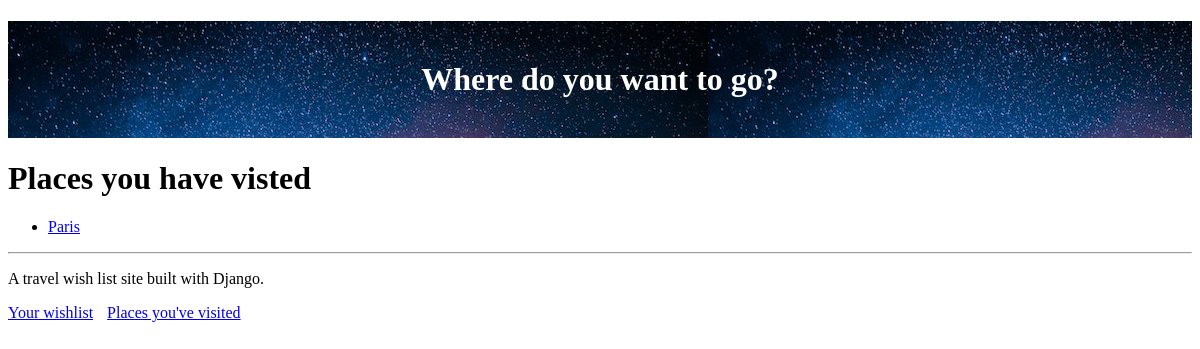
/visited (signed in), run on an earlier commit of the app's database.
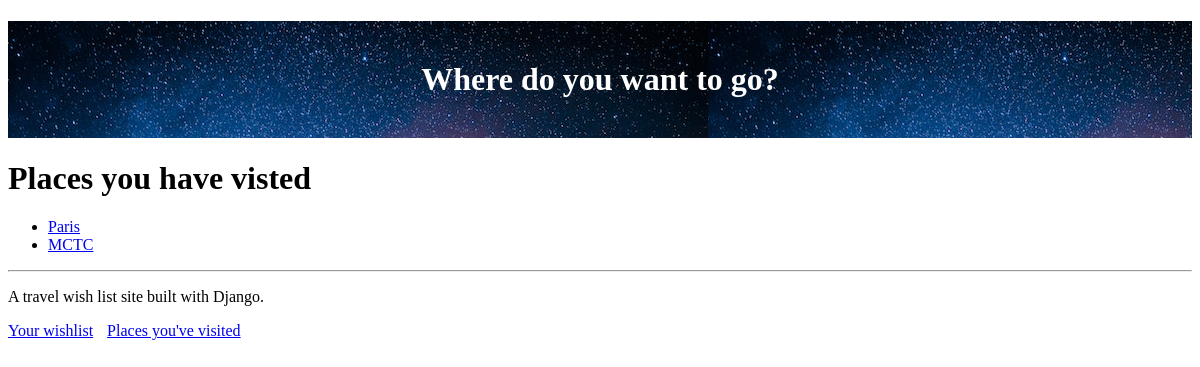
And on a later commit of the database.
### travel_wishlist/models.py (models this page shows, shortened)
class Place(models.Model):
    user = models.ForeignKey('auth.User', null=False, on_delete=models.CASCADE)
    name = models.CharField(max_length=200)
    visited = models.BooleanField(default=False)
    notes = models.TextField(blank=True, null=True)
    date_visited = models.DateField(blank=True, null=True)
    photo = models.ImageField(upload_to='user_images/', blank=True, null=True)

### travel_wishlist/views.py (the view)
# urls.py: path('visited', views.places_visited, name='places_visited'),
@login_required
def places_visited(request):
    visited = Place.objects.filter(visited=True)
    return render(request, 'travel_wishlist/visited.html', {'visited': visited})

### travel_wishlist/templates/travel_wishlist/visited.html
{% extends 'travel_wishlist/base.html' %}
{% block content %}
<h1>Places you have visted</h1>
{% if visited %}
<ul>
    {% for place in visited %}
    <li>
        <a href="{% url 'place_details' place.pk %}">
        {{ place.name }}
        </a>
    </li>
    {% endfor %}
</ul>
{% else %}
    <p>You have not visited any places yet.</p>
{% endif %}
{% endblock %}

What changed in the data, as far as the page shows it:
added Place: name "MCTC"
